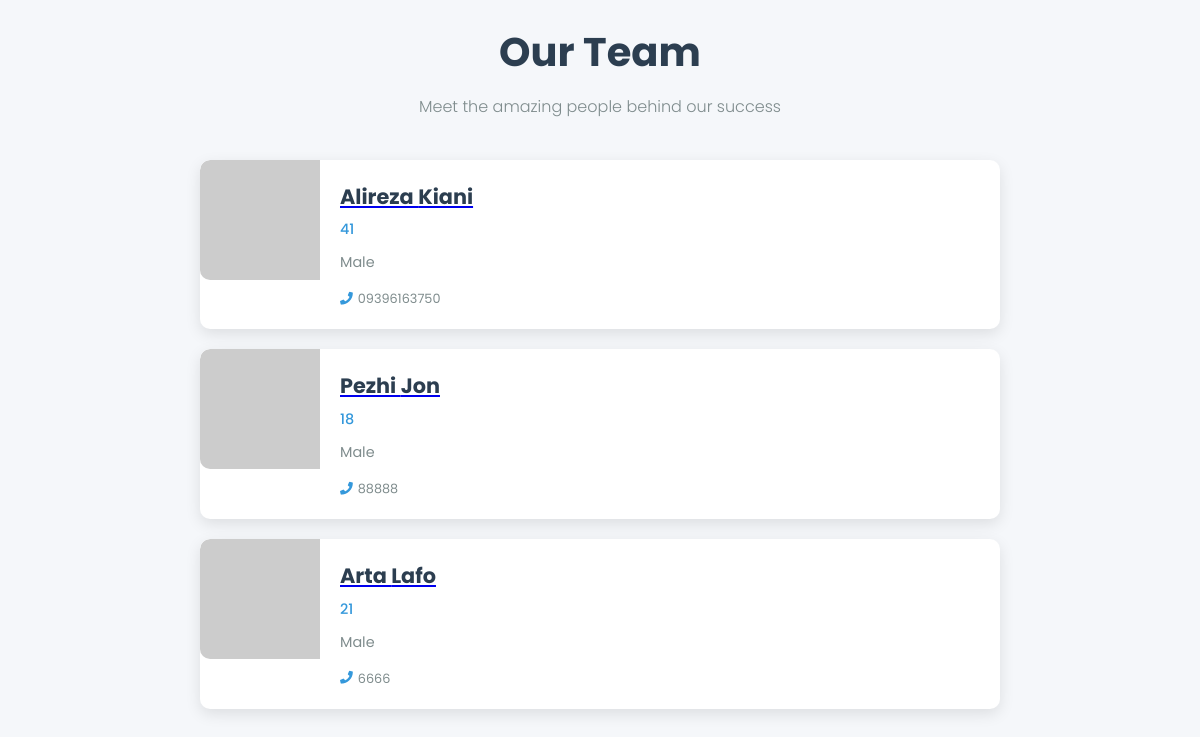
The page /list/ on the database as committed earlier.
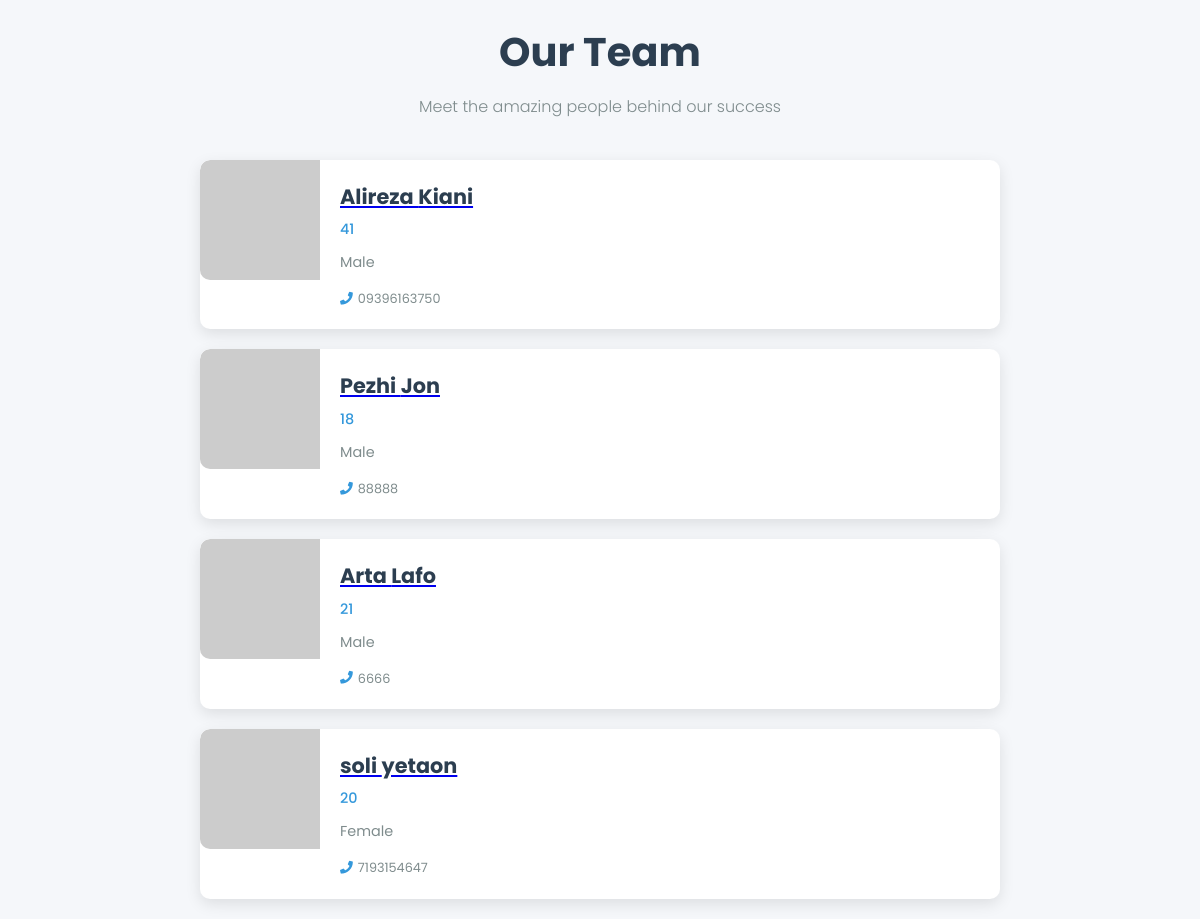
The same page on the database as committed later.
### PersonApp/models.py (models this page shows, shortened)
class Perosn(models.Model):
    id=models.AutoField(primary_key=True)
    fname = models.CharField(max_length=50,verbose_name=" First Name")
    lname = models.CharField(max_length=255, verbose_name=" Last Name")
    age = models.IntegerField(default=0, verbose_name="Age")
    gender =models.BooleanField(
        default=True, verbose_name="Gender , True=MAN")  # man True//woman False
    phone = models.CharField(max_length=15, verbose_name=" Phone Number",null=True,blank=True)
    birthdate=models.DateField(null=True,blank=True)
    photo = models.ImageField(null=True, blank=True)
    class Meta:
        verbose_name = "Person"
        verbose_name_plural = "People"

### PersonApp/views.py (the view)
# urls.py: path('list/',views.index),
def index(request):
    context = {'segment': 'index'}
    context['person'] = Perosn.objects.all()
    return render(request, "index.html", context=context)

### PersonApp/templates/index.html (shortened to what this page needs)
{% load  static %}
<!DOCTYPE html>
<html lang="en">
<head>
    <link rel="stylesheet" href="{% static 'styles.css' %}">
    <link rel="stylesheet" href="https://cdnjs.cloudflare.com/ajax/libs/font-awesome/5.15.3/css/all.min.css">
</head>
<body>
    <div class="container">
        <header>
            <h1>Our Team</h1>
            <p class="subtitle">Meet the amazing people behind our success</p>
        </header>
        <div class="people-list">
            {% for p in person%}
            <div class="person-card">
                <img src="https://randomuser.me/api/portraits/women/43.jpg" alt="Sarah Johnson" class="person-image">
                <div class="person-info">
                    <a href="/person/{{p.id}}"><h2 class="person-name">{{p.fname}} {{p.lname}}</h2></a>
                    <p class="person-title">{{p.age }}</p>
                    <p class="person-bio"> {%if p.gender %} Male {%else%}Female{%endif%}</p>
                    <div class="person-contact">
                        <span class="contact-item"><i class="fas fa-phone"></i> {{p.phone}}</span>
                    </div>
                </div>
            </div>
            {% endfor %}
        </div>
    </div>
</body>
</html>

### PersonApp/static/styles.css (style rules this page uses)
* { margin: 0; padding: 0; box-sizing: border-box; }
body { font-family: 'Poppins', sans-serif; background-color: #f5f7fa; color: #333; line-height: 1.6; padding: 20px; }
.container { max-width: 800px; margin: 0 auto; }
header { text-align: center; margin-bottom: 40px; }
h1 { font-size: 2.5rem; color: #2c3e50; margin-bottom: 10px; }
.subtitle { color: #7f8c8d; font-weight: 300; }
.people-list { display: flex; flex-direction: column; gap: 20px; }
.person-card { background: white; border-radius: 10px; box-shadow: 0 5px 15px rgba(0, 0, 0, 0.1); overflow: hidden; transition: transform 0.3s ease, box-shadow 0.3s ease; display: flex; }
.person-image { width: 120px; height: 120px; object-fit: cover; border-radius: 10px 0 0 10px; }
.person-info { padding: 20px; flex: 1; }
.person-name { font-size: 1.3rem; color: #2c3e50; margin-bottom: 5px; }
.person-title { color: #3498db; font-weight: 500; margin-bottom: 10px; font-size: 0.9rem; }
.person-bio { color: #7f8c8d; font-size: 0.9rem; margin-bottom: 15px; }
.person-contact { display: flex; gap: 15px; }
.contact-item { display: flex; align-items: center; color: #7f8c8d; font-size: 0.8rem; }
.contact-item i { margin-right: 5px; color: #3498db; }

Rows that differ between the two databases and show on the page:
added Perosn: fname "soli", lname "yetaon", age "20", gender "Female", phone "7193154647"
